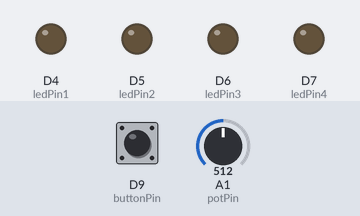
This sketch was run on a simulated Arduino Zero (SAMD21). Shown: output pins drawn as LEDs (lit = HIGH). The inputs (shaded band) are chosen by the test bench; at power-on: D9 (buttonPin) HIGH, A1 (potPin) = 512 (analog values on the 0–1023 scale). What the sketch prints to the serial monitor is not drawn.

Above: at 1.2 s.
1.3 s: D9 (buttonPin) pulled LOW for 0.15 s
At 2.0 s:
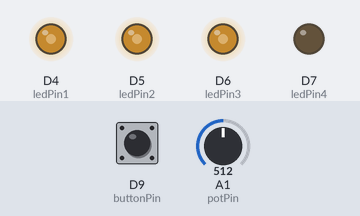
2.9 s: A1 (potPin) set to 514
At 4.1 s:
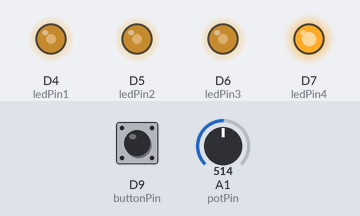
4.4 s: A1 (potPin) set to 716
At 5.5 s:
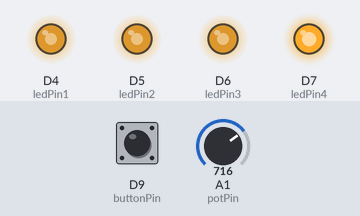
5.9 s: A1 (potPin) set to 900
At 6.6 s:
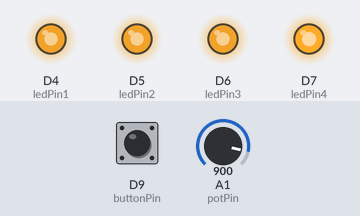
7.4 s: A1 (potPin) set to 122
At 7.8 s:
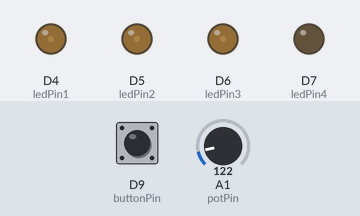
8.9 s: A1 (potPin) set to 511
At 10.1 s:
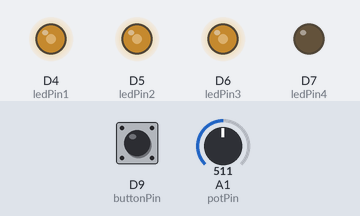
Timing chart, 0 to 11.4 s (numbered marks = the images above; inputs shaded):
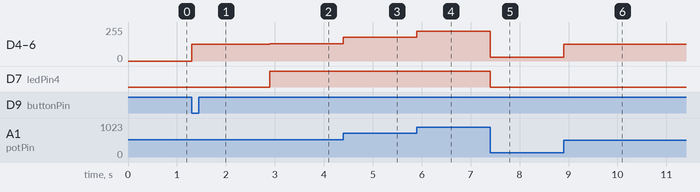

Measured:
- the behaviour switches between 513 and 514 on A1 (potPin) (found by bisection; images 1 and 2)
- after the input at 1.3 s, D4 (ledPin1), D5 (ledPin2), D6 (ledPin3): 0/255 → 127/255 at once
- after the input at 2.9 s, D4 (ledPin1), D5 (ledPin2), D6 (ledPin3): 127/255 → 128/255 at once; D7 (ledPin4): LOW → HIGH at once
- after the input at 4.4 s, D4 (ledPin1), D5 (ledPin2), D6 (ledPin3): 128/255 → 178/255 at once
- after the input at 5.9 s, D4 (ledPin1), D5 (ledPin2), D6 (ledPin3): 178/255 → 224/255 at once
- after the input at 7.4 s, D4 (ledPin1), D5 (ledPin2), D6 (ledPin3): 224/255 → 30/255 at once; D7 (ledPin4): HIGH → LOW at once
- after the input at 8.9 s, D4 (ledPin1), D5 (ledPin2), D6 (ledPin3): 30/255 → 127/255 at once

The sketch:

assignment2.ino
```cpp
const int ledPin1 = 4;
const int ledPin2 = 5;
const int ledPin3 = 6;
const int ledPin4 = 7;
const int ledTool = 38;

const int potPin = 15;

const int buttonPin = 9;

bool buttonState = 0;
bool lastButtonState = 0;
bool toggle = 0;
bool fallToggle = 0;


void setup() {
  pinMode(ledPin1,OUTPUT);
  pinMode(ledPin2,OUTPUT);
  pinMode(ledPin3,OUTPUT);
  pinMode(ledPin4,OUTPUT);

  analogReadResolution(10);
  pinMode(potPin,INPUT_PULLUP);

  Serial.begin(115200);
}

void loop() {
  int adcVal = analogRead(potPin);
  int simplify = map(adcVal, 0, 1023, 0, 255);
  buttonState = !digitalRead(buttonPin);

  if (toggle){
    analogWrite(ledPin1,simplify);
    analogWrite(ledPin2,simplify);
    analogWrite(ledPin3,simplify);
    analogWrite(ledPin4,simplify);
  }

  if (!toggle){
    analogWrite(ledPin1,0);
    analogWrite(ledPin2,0);
    analogWrite(ledPin3,0);
    analogWrite(ledPin4,0);
  }

  if (buttonState && !lastButtonState){
    toggle = !toggle;
  }

  if (!buttonState && lastButtonState){
    fallToggle = !fallToggle;
  }

  lastButtonState = buttonState;

  Serial.println(simplify);
}
```
